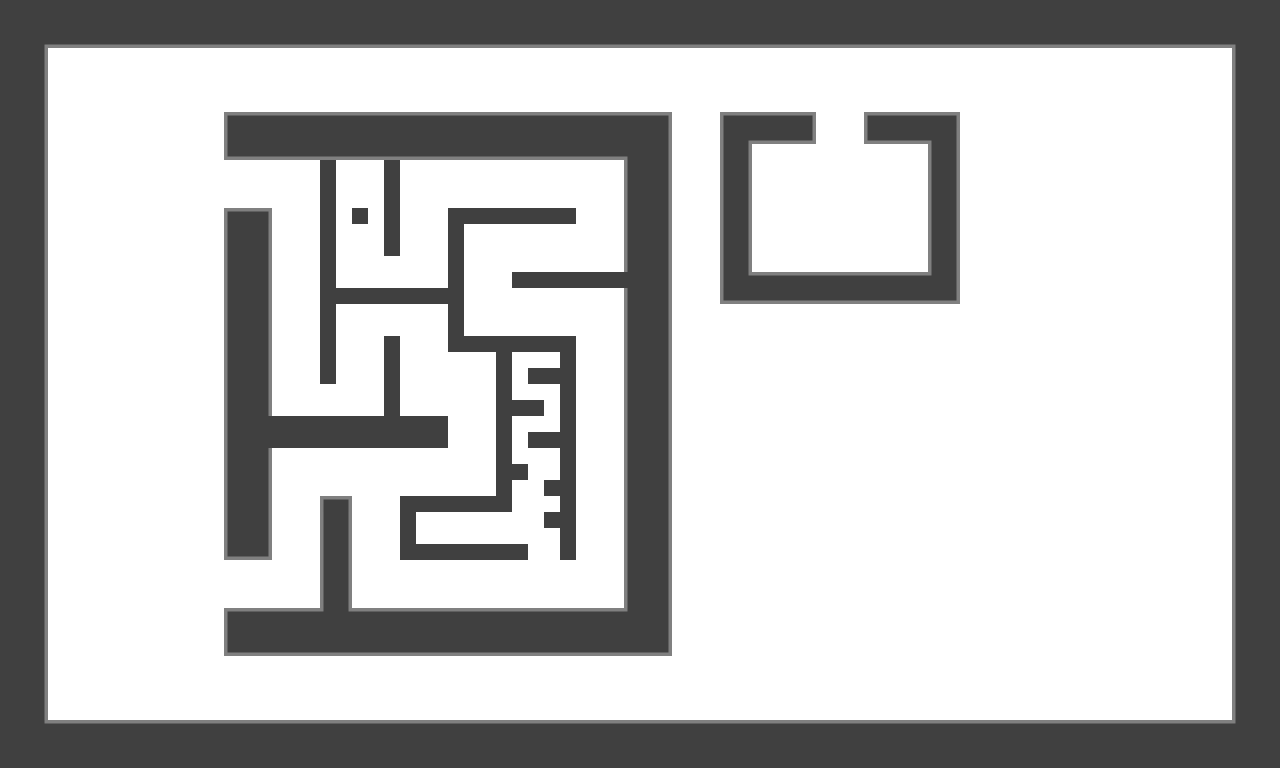

The image is a tile-based game level rendered from a .tmx file. Its description and source (layers, tilesets, objects; grid data summarised) follow:
An orthogonal 80x48 tile map with 16x16 px tiles, 2 tile layers (background, Tile Layer 1).

<map version="1.0" tiledversion="1.0.3" orientation="orthogonal" renderorder="right-down" width="80" height="48" tilewidth="16" tileheight="16" nextobjectid="1">
 <tileset firstgid="1" name="tileset1" tilewidth="16" tileheight="16" tilecount="32" columns="8">
  <image source="../tilesets/tileset1.png" width="128" height="64" />
 </tileset>
 <layer name="background" width="80" height="48">
  <data>[3840 cells, 3840 non-empty, 4 distinct tile ids]</data>
 </layer>
 <layer name="Tile Layer 1" width="80" height="48">
  <data>[3840 cells, 1283 non-empty, 13 distinct tile ids]</data>
 </layer>
</map>
